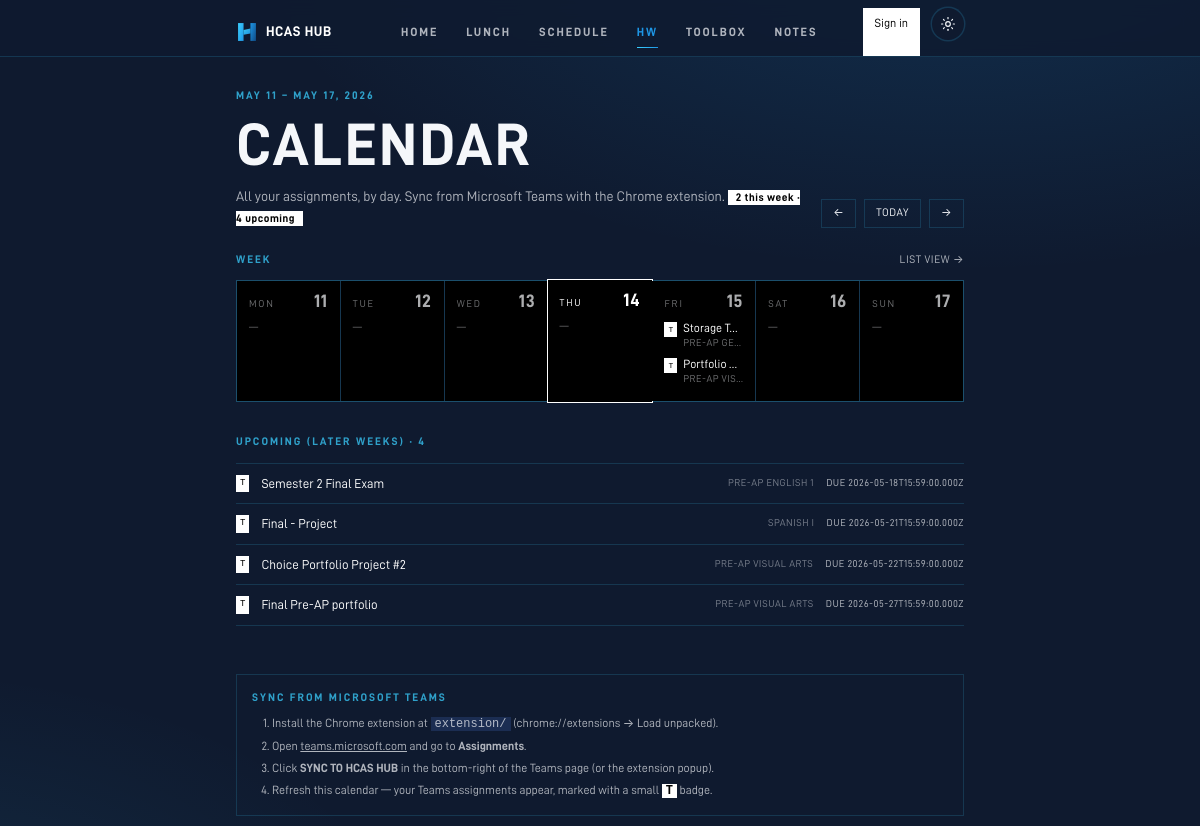
/calendar, run on the app's committed database.
### tables this page shows
CREATE TABLE assignments (
            id INTEGER PRIMARY KEY AUTOINCREMENT,
            title TEXT NOT NULL,
            subject TEXT,
            due_at TEXT,
            done INTEGER NOT NULL DEFAULT 0,
            priority INTEGER DEFAULT 99,
            created_at TEXT NOT NULL DEFAULT (datetime('now'))
        , source TEXT DEFAULT 'manual', external_id TEXT, updated_at TEXT, user_id TEXT);

### main.py (the view)
@app.get("/calendar", response_class=HTMLResponse)
def calendar(request: Request, week_start: str | None = None):
    from datetime import date, timedelta
    today = datetime.now().date()
    if week_start:
        try:
            anchor = datetime.strptime(week_start, "%Y-%m-%d").date()
        except ValueError:
            anchor = today
    else:
        anchor = today
    monday = anchor - timedelta(days=anchor.weekday())
    days = [monday + timedelta(days=i) for i in range(7)]
    user = auth.current_user(request)
    uid = user["id"] if user else None
    by_day: dict[str, list] = {d.isoformat(): [] for d in days}
    no_due = []
    upcoming = []  # outside the visible week, future
    week_start_d = days[0]
    week_end_d = days[-1]
    for a in db.list_assignments(uid):
        if a["done"]:
            continue
        due = seed.parse_dt(a.get("due_at"))
        if not due:
            no_due.append(a)
            continue
        d = due.date()
        key = d.isoformat()
        if key in by_day:
            by_day[key].append(a)
        elif d > week_end_d:
            upcoming.append(a)
    for k in by_day:
        by_day[k].sort(key=lambda a: a.get("due_at") or "")
    upcoming.sort(key=lambda a: a.get("due_at") or "")
    sig = "|".join(
        f"{a['id']}:{a['done']}:{a['title']}:{a.get('due_at') or ''}"
        for a in db.list_assignments(uid)
    )
    return render(
        request,
        "calendar.html",
        active="assignments",
        days=[(d.isoformat(), d.strftime("%a"), d.strftime("%-d"), d == today) for d in days],
        by_day=by_day,
        no_due=no_due,
        upcoming=upcoming,
        prev_week=(monday - timedelta(days=7)).isoformat(),
        next_week=(monday + timedelta(days=7)).isoformat(),
        this_monday=monday.isoformat(),
        week_label=f"{monday.strftime('%b %-d')} – {(monday+timedelta(days=6)).strftime('%b %-d, %Y')}",
        assignments_sig=sig,
    )

### templates/calendar.html (shortened to what this page needs)
{% extends "base.html" %}
{% block content %}
<div class="pt-2 pb-6 flex items-end justify-between gap-4">
  <div>
    <div class="eyebrow mb-3">{{ week_label }}</div>
    <h1 class="display text-[44px] sm:text-[60px]">Calendar</h1>
    <p class="mt-3 text-[14px] text-ink-soft">
      All your assignments, by day. Sync from Microsoft Teams with the Chrome extension.
      {% set in_week_count = by_day.values() | map('length') | sum %}
      <span class="ml-2 inline-block px-2 py-0.5 bg-white text-black text-[11px] font-bold tracking-wider">
        {{ in_week_count }} this week · {{ upcoming|length }} upcoming
      </span>
    </p>
  </div>
  <div class="flex items-center gap-2 shrink-0">
    <a href="/calendar?week_start={{ prev_week }}" class="hairline px-3 py-1.5 text-[11px] uppercase tracking-wider hover:bg-paper-soft">←</a>
    <a href="/calendar" class="hairline px-3 py-1.5 text-[11px] uppercase tracking-wider hover:bg-paper-soft">Today</a>
    <a href="/calendar?week_start={{ next_week }}" class="hairline px-3 py-1.5 text-[11px] uppercase tracking-wider hover:bg-paper-soft">→</a>
  </div>
</div>
<div class="flex items-center justify-between mb-3">
  <h2 class="eyebrow">Week</h2>
  <a href="/assignments" class="text-[11px] uppercase tracking-wider text-ink-soft hover:text-white">List view →</a>
</div>
<div class="grid grid-cols-1 sm:grid-cols-7 gap-px bg-line border border-line">
  {% for iso, wd, dd, is_today in days %}
    <div class="bg-black p-3 min-h-[120px] {% if is_today %}ring-1 ring-white -m-px{% endif %}">
      <div class="flex items-baseline justify-between mb-2">
        <div class="text-[10px] uppercase tracking-[0.18em] {{ 'text-white' if is_today else 'text-ink-mute' }}">{{ wd }}</div>
        <div class="display text-[18px] {{ 'text-white' if is_today else 'text-ink-soft' }}">{{ dd }}</div>
      </div>
      {% set list = by_day[iso] %}
      {% if list %}
        <ul class="space-y-1.5">
          {% for a in list %}
          <li class="text-[12px] text-white leading-snug">
            <div class="flex items-start gap-1.5">
              {% if a.source == 'teams' %}
                <span class="text-[8px] font-mono mt-0.5 px-1 py-0.5 bg-white text-black shrink-0" title="From Microsoft Teams">T</span>
              {% endif %}
              <div class="min-w-0">
                <div class="truncate">{{ a.title }}</div>
                {% if a.subject %}<div class="text-[10px] uppercase tracking-wider text-ink-mute truncate">{{ a.subject }}</div>{% endif %}
              </div>
            </div>
          </li>
          {% endfor %}
        </ul>
      {% else %}
        <div class="text-[11px] text-ink-mute">—</div>
      {% endif %}
    </div>
  {% endfor %}
</div>
{% if upcoming %}
<section class="mt-8">
  <h2 class="eyebrow mb-3">Upcoming (later weeks) · {{ upcoming|length }}</h2>
  <ul class="border-t border-line">
    {% for a in upcoming %}
    <li class="border-b border-line py-2.5 flex items-center gap-3 text-[13px]">
      {% if a.source == 'teams' %}
        <span class="text-[9px] font-mono px-1 py-0.5 bg-white text-black">T</span>
      {% endif %}
      <span class="flex-1 truncate text-white">{{ a.title }}</span>
      {% if a.subject %}<span class="text-[10px] uppercase tracking-wider text-ink-mute">{{ a.subject }}</span>{% endif %}
      <span class="text-[10px] uppercase tracking-wider text-ink-soft shrink-0">due {{ a.due_at }}</span>
    </li>
    {% endfor %}
  </ul>
</section>
{% endif %}
<section class="mt-12 hairline p-4">
  <h2 class="eyebrow mb-2">Sync from Microsoft Teams</h2>
  <ol class="text-[12px] text-ink-soft space-y-1 list-decimal pl-5">
    <li>Install the Chrome extension at <code class="bg-paper-tint px-1">extension/</code> (chrome://extensions → Load unpacked).</li>
    <li>Open <a class="underline" href="https://teams.microsoft.com" target="_blank">teams.microsoft.com</a> and go to <b>Assignments</b>.</li>
    <li>Click <b>SYNC TO HCAS HUB</b> in the bottom-right of the Teams page (or the extension popup).</li>
    <li>Refresh this calendar — your Teams assignments appear, marked with a small <b class="bg-white text-black font-mono px-1">T</b> badge.</li>
  </ol>
</section>
{% endblock %}

### templates/base.html (style rules this page uses)
:root { --page-bg: #0F1A2F; --page-text: #F5F7FA; --bar-bg: rgba(15,26,47,0.85); --bar-border: rgba(59,207,255,0.16); --ink-soft: rgba(245,247,250,0.70); --ink-mute: rgba(245,247,250,0.45); --tint: rgba(21,36,65,0.55); --glow-1: rgba(30,150,229,0.18); --glow-2: rgba(59,207,255,0.10); }
html, body { background: radial-gradient(1200px 600px at 80% -10%, var(--glow-1), transparent 60%), radial-gradient(900px 500px at -10% 110%, var(--glow-2), transparent 60%), var(--page-bg); color: var(--page-text); font-feature-settings: 'cv11', 'ss01', 'ss03'; -webkit-font-smoothing: antialiased; -moz-osx-font-smoothing: grayscale; -webkit-tap-highlight-color: transparent; transition: background 0.3s ease, color 0.3s ease; }
.hairline { box-shadow: inset 0 0 0 1px var(--bar-border); }
.display { font-family: "D-DIN", Inter, system-ui, sans-serif; font-weight: 700; letter-spacing: 0.04em; text-transform: uppercase; line-height: 0.95; }
.eyebrow { font-family: "D-DIN", Inter, system-ui, sans-serif; font-weight: 700; letter-spacing: 0.18em; text-transform: uppercase; font-size: 11px; color: rgba(59,207,255,0.75); }

### data on the page
assignments: source "T", title "Storage T…", subject "PRE-AP GE…"
assignments: source "T", title "Portfolio…", subject "PRE-AP VI…"
assignments: source "T", title "Semester 2 Final Exam", subject "PRE-AP ENGLISH 1", due_at "2026-05-18T15:59:00.000Z"
assignments: source "T", title "Final - Project", subject "SPANISH I", due_at "2026-05-21T15:59:00.000Z"
assignments: source "T", title "Choice Portfolio Project #2", subject "PRE-AP VISUAL ARTS", due_at "2026-05-22T15:59:00.000Z"
assignments: source "T", title "Final Pre-AP portfolio", subject "PRE-AP VISUAL ARTS", due_at "2026-05-27T15:59:00.000Z"

### other printed values
{{ label }} "HOME" "LUNCH" "SCHEDULE" "HW" "TOOLBOX" "NOTES"
{{ week_label }} "MAY 11 – MAY 17, 2026"
{{ in_week_count }} "2"
{{ upcoming|length }} "4"
{{ wd }} "MON" "TUE" "WED" "THU" "FRI" "SAT" "SUN"
{{ dd }} "11" "12" "13" "14" "15" "16" "17"
